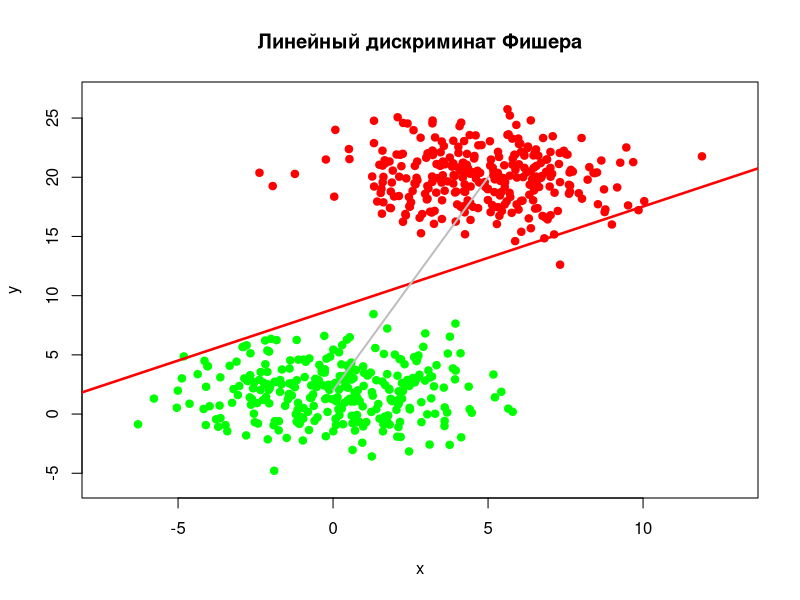

This figure's R source:
library("MASS")

colors <- c("green", "red")
getFunc <- function(sigma1, mu1, mu2) {
  d1 <- det(sigma1)
  invs1 <- solve(sigma1)
  
  b <- invs1 %*% t(mu1 - mu2)
  
  D <- b[1, 1] # x
  E <- b[2, 1] # y
  mu <- (mu1 + mu2)
  G <- c(mu %*% b) / 2
  
  func <- function(x) {
    -x*D/E + G/E
  }
  
  return(func)
}

n <- 300
sigma1 <- matrix(c(5,0, 0, 5), 2, 2)

mu1 <- c(0, 2)
mu2 <- c(5, 20)

xc1 <- mvrnorm(n=n, mu = mu1, Sigma = sigma1)
xc2 <- mvrnorm(n=n, mu = mu2, Sigma = sigma1)

plotxmin <- min(xc1[,1], xc2[,1]) - 1
plotymin <- min(xc1[,2], xc2[,2]) - 1
plotxmax <- max(xc1[,1], xc2[,1]) + 1
plotymax <- max(xc1[,2], xc2[,2]) + 1
plot(NULL, type="n", xlab = "x", ylab = "y", xlim=c(plotxmin, plotxmax), ylim = c(plotymin, plotymax), main="Линейный дискриминат Фишера")


points(xc1, pch=21, col=colors[1], bg=colors[1])
points(xc2, pch=21, col=colors[2], bg=colors[2])

m1 <- matrix(c(mean(xc1[,1]),mean(xc1[,2])),1,2)
m2 <- matrix(c(mean(xc2[,1]),mean(xc2[,2])),1,2)

sigma1 <- matrix(c(var(xc1[,1]),var(xc1[,2]),var(xc2[,1]),var(xc2[,2])),2,2)

func <- getFunc(sigma1, m1, m2)

x <- seq(plotxmin-5, plotxmax+5, len = 500)
lines(x, func(x), lwd = 2.5, type="l", col = 'red')
lines(c(mu1[1], mu2[1]), c(mu1[2], mu2[2]), col = 'gray', lwd = 2)
